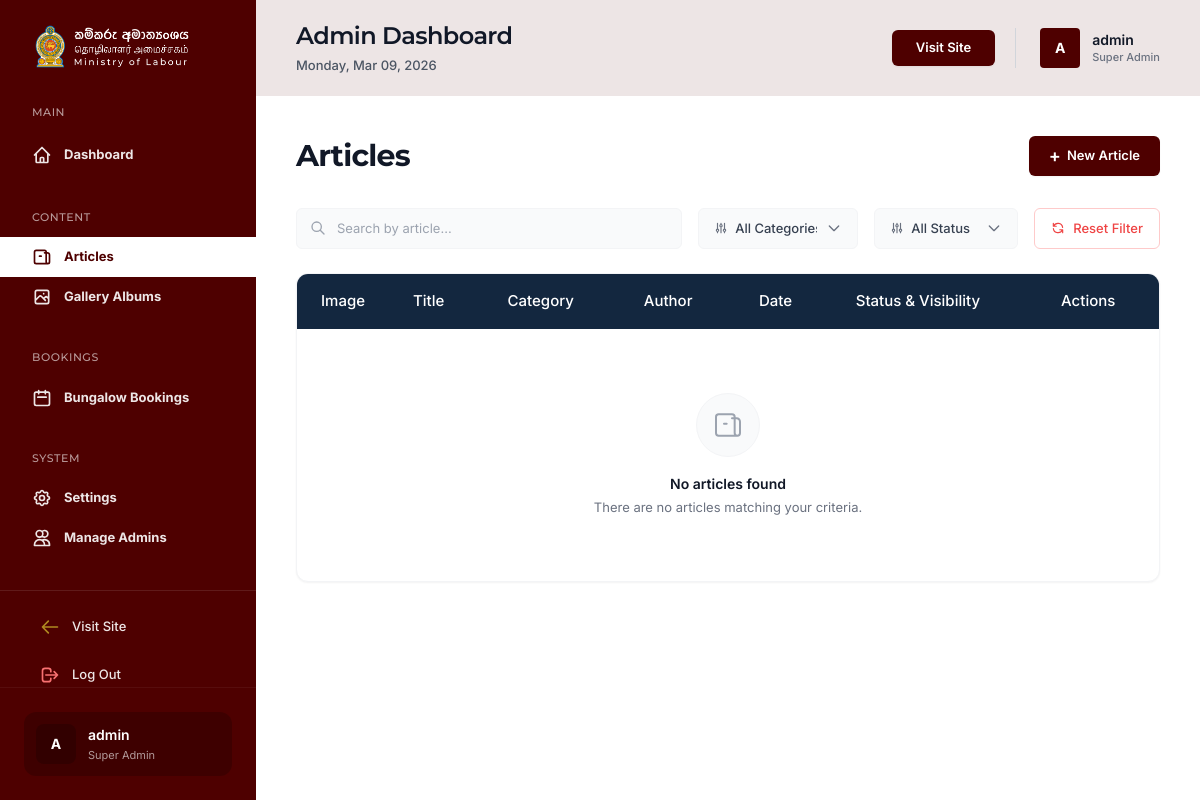
/admin/articles.php (signed in), run on an earlier commit of the app's database.
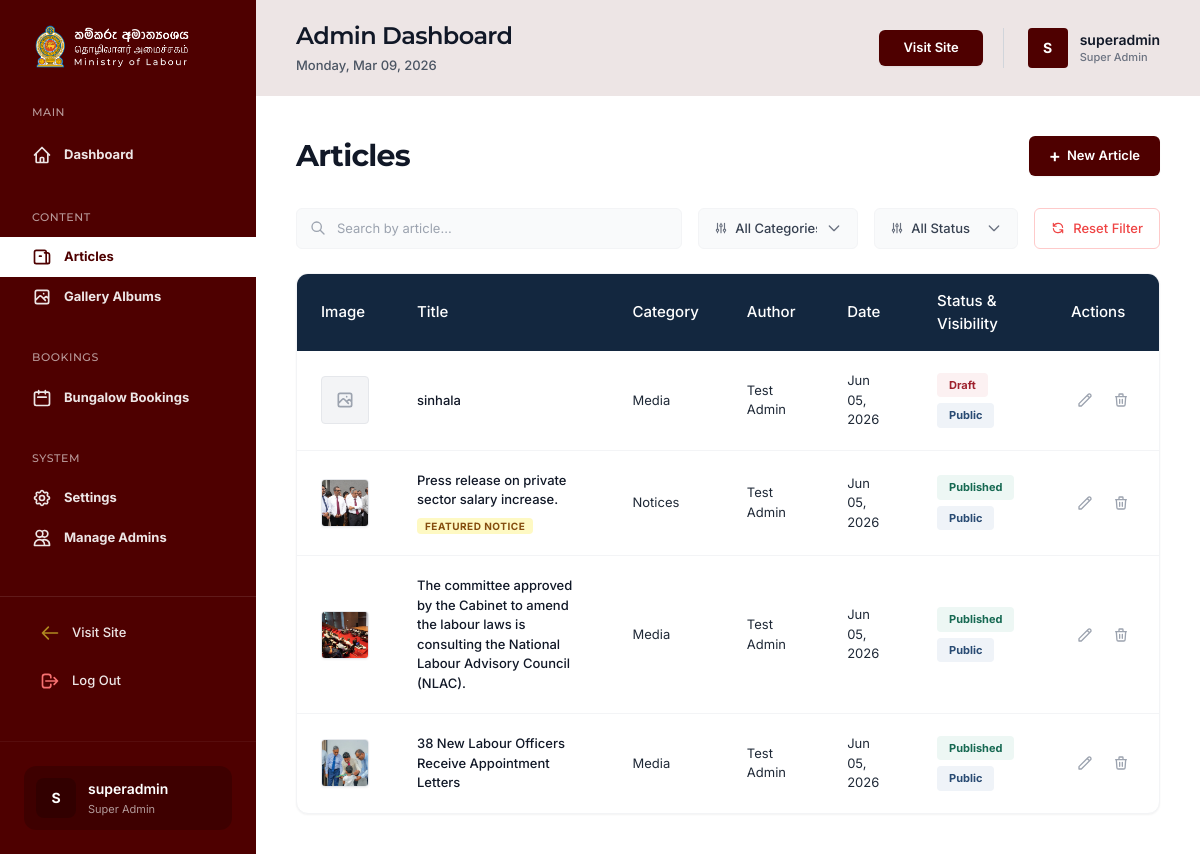
And on a later commit of the database.
### tables this page shows
CREATE TABLE `articles` (
  `id` int(11) NOT NULL AUTO_INCREMENT,
  `title` varchar(255) NOT NULL,
  `title_si` varchar(255) DEFAULT NULL,
  `title_ta` varchar(255) DEFAULT NULL,
  `category` varchar(50) NOT NULL,
  `publish_date` date DEFAULT NULL,
  `summary` text NOT NULL,
  `content` longtext NOT NULL,
  `content_si` longtext DEFAULT NULL,
  `content_ta` longtext DEFAULT NULL,
  `cover_image` varchar(255) DEFAULT NULL,
  `tags` varchar(255) DEFAULT NULL,
  `language` varchar(20) NOT NULL DEFAULT 'english',
  `visibility` enum('public','private','hidden') NOT NULL DEFAULT 'public',
  `is_featured` tinyint(1) NOT NULL DEFAULT 0,
  `is_special_notice` tinyint(1) NOT NULL DEFAULT 0,
  `status` enum('Draft','Published') NOT NULL DEFAULT 'Draft',
  `author_id` int(11) DEFAULT NULL,
  `created_at` timestamp NULL DEFAULT current_timestamp(),
  `updated_at` timestamp NULL DEFAULT current_timestamp() ON UPDATE current_timestamp(),
  PRIMARY KEY (`id`),
  KEY `author_id` (`author_id`),
  CONSTRAINT `articles_ibfk_1` FOREIGN KEY (`author_id`) REFERENCES `admins` (`id`) ON DELETE SET NULL
);

### admin/includes/auth.php (called while the page is built, shortened)
<?php
function isLoggedIn() {
    return isset($_SESSION['admin_id']);
}
function getLoggedInAdmin() {
    return [
        'id' => $_SESSION['admin_id'] ?? null,
        'name' => $_SESSION['admin_name'] ?? null,
        'role' => $_SESSION['admin_role'] ?? null
    ];
}
function generateCsrfToken() {
    return $_SESSION['csrf_token'];
}
?>

### admin/includes/functions.php (called while the page is built, shortened)
<?php
function getInitials($name) {
    $words = explode(' ', trim($name));
    $initials = '';
    foreach ($words as $w) {
        if (!empty($w)) {
            $initials .= strtoupper($w[0]);
        }
    }
    return substr($initials, 0, 2);
}
?>

### admin/articles.php (the view, shortened to what the changed rows need)
<?php
require_once 'includes/db.php';
require_once 'includes/auth.php';
$stmt = $pdo->query("SELECT n.*, a.name as author_name FROM articles n LEFT JOIN admins a ON n.author_id = a.id ORDER BY n.created_at DESC");
$newsList = $stmt->fetchAll();
include 'includes/header.php';
?>
<?php include 'includes/sidebar.php'; ?>
<div class="flex-1 flex flex-col min-w-0 bg-white relative z-10">
    <?php include 'includes/topbar.php'; ?>
    <main class="flex-1 overflow-x-hidden overflow-y-auto p-4 md:p-10">
        <div class="flex justify-between items-center mb-8">
            <h2 class="text-3xl font-bold font-montserrat text-gray-900">Articles</h2>
        </div>
        <div class="bg-white rounded-xl border border-gray-100 shadow-sm overflow-hidden overflow-x-auto">
            <table class="js-filterable-table w-full text-left border-collapse">
                <thead>
                    <tr class="bg-[#13273F] text-white">
                        <th class="py-4 px-6 font-medium text-[15px] w-16">Image</th>
                        <th class="py-4 px-6 font-medium text-[15px]">Title</th>
                        <th class="py-4 px-6 font-medium text-[15px]">Category</th>
                        <th class="py-4 px-6 font-medium text-[15px]">Author</th>
                        <th class="py-4 px-6 font-medium text-[15px]">Date</th>
                        <th class="py-4 px-6 font-medium text-[15px]">Status & Visibility</th>
                        <th class="py-4 px-6 font-medium text-[15px]">Actions</th>
                    </tr>
                </thead>
                <tbody class="divide-y divide-gray-100 text-[13px]">
                    <?php if (empty($newsList)): ?>
                    <tr>
                        <td colspan="7" class="py-16 px-6">
                            <div class="flex flex-col items-center justify-center text-center">
                                <div class="w-16 h-16 bg-gray-50 rounded-full flex items-center justify-center mb-4 border border-gray-100">
                                    <svg class="w-8 h-8 text-gray-400" fill="none" stroke="currentColor" viewBox="0 0 24 24"><path stroke-linecap="round" stroke-linejoin="round" stroke-width="1.5" d="M19 20H5a2 2 0 01-2-2V6a2 2 0 012-2h10a2 2 0 012 2v1m2 13a2 2 0 01-2-2V7m2 13a2 2 0 002-2V9.5a2.5 2.5 0 00-2.5-2.5H15M9 11h2"></path></svg>
                                </div>
                                <p class="text-[14px] font-semibold text-gray-900 mb-1">No articles found</p>
                                <p class="text-[13px] text-gray-500">There are no articles matching your criteria.</p>
                            </div>
                        </td>
                    </tr>
                    <?php else: ?>
                    <?php foreach ($newsList as $news): ?>
                    <tr class="hover:bg-gray-50 transition-colors cursor-pointer" onclick="showPreviewModal(<?= $news['id'] ?>, '<?= htmlspecialchars(addslashes($news['title'])) ?>', 'new-article.php?id=<?= $news['id'] ?>', 'articles.php?delete=<?= $news['id'] ?>&csrf_token=<?= generateCsrfToken() ?>')">
                        <td class="py-5 px-6">
                            <?php if(!empty($news['cover_image']) && file_exists($news['cover_image'])): ?>
                                <a data-fslightbox="gallery" href="<?= htmlspecialchars($news['cover_image']) ?>" class="block rounded border border-gray-200 shadow-sm overflow-hidden w-12 h-12 cursor-pointer group" onclick="event.stopPropagation();">
                                    <img loading="lazy" src="<?= htmlspecialchars($news['cover_image']) ?>" class="w-full h-full object-cover group-hover:scale-110 transition-transform duration-300">
                                </a>
                            <?php else: ?>
                                <div class="w-12 h-12 rounded bg-gray-100 flex items-center justify-center border border-gray-200">
                                </div>
                            <?php endif; ?>
                        </td>
                        <td class="py-5 px-6 font-medium text-gray-900 w-1/4">
                            <span class="text-left hover:text-[#4E0000] transition-colors focus:outline-none">
                                <?= htmlspecialchars($news['title']) ?>
                            </span>
                            <?php if ($news['is_featured']): ?>
                                <div class="mt-1.5"><span class="px-2 py-0.5 rounded bg-yellow-100 text-yellow-800 text-[10px] font-bold uppercase tracking-wider">Featured Notice</span></div>
                            <?php endif; ?>
                        </td>
                        <td class="py-5 px-6 text-gray-800"><?= htmlspecialchars($news['category']) ?></td>
                        <td class="py-5 px-6 text-gray-800"><?= htmlspecialchars($news['author_name'] ?? 'Unknown') ?></td>
                        <td class="py-5 px-6 text-gray-800"><?= date('M d, Y', strtotime($news['created_at'])) ?></td>
                        <td class="py-5 px-6">
                            <div class="flex flex-col gap-1.5 items-start">
                                <?php if ($news['status'] === 'Published'): ?>
                                <span class="px-3 py-1 rounded bg-[#EDF7F4] text-[#166952] text-[11px] font-bold">Published</span>
                                <?php else: ?>
                                <span class="px-3 py-1 rounded bg-[#FCF1F2] text-[#9E212D] text-[11px] font-bold">Draft</span>
                                <?php endif; ?>
                                <span class="px-3 py-1 rounded <?= strtolower($news['visibility']) === 'public' ? 'bg-[#EFF3F8] text-[#294B73]' : 'bg-[#F4F4F5] text-[#45454E]' ?> text-[11px] font-bold">
                                    <?= htmlspecialchars(ucfirst($news['visibility'] ?? 'Public')) ?>
                                </span>
                            </div>
                        </td>
                        <td class="py-5 px-6">
                            <div class="flex items-center space-x-2">
                                <a href="new-article.php?id=<?= $news['id'] ?>" onclick="event.stopPropagation();" class="js-edit-row p-1.5 text-gray-400 hover:text-[#4E0000] transition-colors" title="Edit">
                                    <svg class="w-4 h-4" fill="none" stroke="currentColor" viewBox="0 0 24 24"><path stroke-linecap="round" stroke-linejoin="round" stroke-width="2" d="M15.232 5.232l3.536 3.536m-2.036-5.036a2.5 2.5 0 113.536 3.536L6.5 21.036H3v-3.572L16.732 3.732z"></path></svg>
                                </a>
                                <a href="articles.php?delete=<?= $news['id'] ?>&csrf_token=<?= generateCsrfToken() ?>" onclick="event.stopPropagation(); return confirm('Are you sure you want to delete this article?');" class="js-delete-row p-1.5 text-gray-400 hover:text-red-500 transition-colors" title="Delete">
                                    <svg class="w-4 h-4" fill="none" stroke="currentColor" viewBox="0 0 24 24"><path stroke-linecap="round" stroke-linejoin="round" stroke-width="2" d="M19 7l-.867 12.142A2 2 0 0116.138 21H7.862a2 2 0 01-1.995-1.858L5 7m5 4v6m4-6v6m1-10V4a1 1 0 00-1-1h-4a1 1 0 00-1 1v3M4 7h16"></path></svg>
                                </a>
                            </div>
                        </td>
                    </tr>
                    <?php endforeach; ?>
                    <?php endif; ?>
                </tbody>
            </table>
        </div>
    </main>
</div>
<?php include 'includes/footer.php'; ?>

### admin/includes/sidebar.php (shortened to what the changed rows need)
<aside id="admin-sidebar" class="w-64 bg-[#4E0000] text-white flex-col h-full shrink-0 z-50 fixed inset-y-0 left-0 transform -translate-x-full md:relative md:translate-x-0 transition-transform duration-200 ease-in-out flex">
    <div class="p-6 shrink-0 border-t border-white/5">
        <div class="flex items-center bg-black/20 rounded-xl p-3 cursor-pointer hover:bg-black/30 transition-colors">
            <?php $sidebarUser = getLoggedInAdmin(); ?>
            <div class="w-10 h-10 rounded-lg bg-[#320000] text-white flex items-center justify-center font-bold text-sm shrink-0">
                <?= htmlspecialchars(getInitials($sidebarUser['name'] ?? 'Admin')) ?>
            </div>
            <div class="ml-3 overflow-hidden">
                <p class="text-sm font-semibold text-white truncate"><?= htmlspecialchars($sidebarUser['name'] ?? 'Admin') ?></p>
                <p class="text-[11px] text-white/60 truncate mt-0.5 capitalize"><?= htmlspecialchars(str_replace('_', ' ', $sidebarUser['role'] ?? 'Admin')) ?></p>
            </div>
        </div>
    </div>
</aside>

### admin/includes/topbar.php (shortened to what the changed rows need)
<header class="h-20 md:h-24 bg-[#4E0000]/10 flex items-center justify-between px-4 md:px-10 shrink-0">
    <div class="flex items-center gap-3 md:gap-0">
        <div>
            <h1 class="text-xl md:text-2xl font-semibold text-gray-900 tracking-tight">Admin Dashboard</h1>
        </div>
    </div>
    <div class="flex items-center space-x-3 md:space-x-5">
        <div class="flex items-center ml-1 md:ml-2 border-l border-gray-300 pl-4 md:pl-6 relative cursor-pointer" onclick="toggleUserDropdown(event)">
            <?php $currentUser = getLoggedInAdmin(); ?>
            <div class="w-8 h-8 md:w-10 md:h-10 rounded bg-[#4E0000] text-white flex items-center justify-center font-bold text-xs md:text-sm shrink-0">
                <?= htmlspecialchars(getInitials($currentUser['name'] ?? 'Admin')) ?>
            </div>
            <div class="ml-2 md:ml-3 hidden md:block">
                <p class="text-sm font-semibold text-gray-900 leading-tight"><?= htmlspecialchars($currentUser['name'] ?? 'Admin') ?></p>
                <p class="text-[11px] text-gray-500 font-medium capitalize"><?= htmlspecialchars(str_replace('_', ' ', $currentUser['role'] ?? 'Admin')) ?></p>
            </div>
        </div>
    </div>
</header>

What changed in the data, as far as the page shows it:
added articles: title "sinhala", category "Media", author.name "Test Admin", created_at "Jun 05, 2026", status "Draft", visibility "Public"
added articles: cover_image (picture), title "Press release on private sector salary increase.", is_featured "FEATURED NOTICE", category "Notices", author.name "Test Admin", created_at "Jun 05, 2026", status "Published", visibility "Public"
added articles: cover_image (picture), title "The committee approved by the Cabinet to amend the labour laws is consulting the National Labour Advisory Council (NLAC).", category "Media", author.name "Test Admin", created_at "Jun 05, 2026", status "Published", visibility "Public"
added articles: cover_image (picture), title "38 New Labour Officers Receive Appointment Letters", category "Media", author.name "Test Admin", created_at "Jun 05, 2026", status "Published", visibility "Public"
Also different on the page:
getInitials($sidebarUser['name'] ?? 'Admin'): "A" → "S"
$sidebarUser['name']: "admin" → "superadmin"
getInitials($currentUser['name'] ?? 'Admin'): "A" → "S"
$currentUser['name']: "admin" → "superadmin"
text no longer shown: "No articles found There are no articles matching your criteria."
